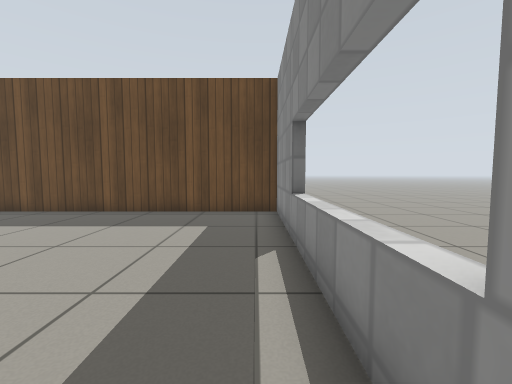
[1] (above)

24 first-person views from a walk through a robot-simulator world made for Gazebo. The camera is 0.72 m above the floor, tilts 4° down and sees 90° across. The floor is counted in squares, 0.5 m on a side. Each view is taken from the middle of a square. On the plan, view 1 faces up. The plan holds only what a view shows up to about 13 squares ahead; the rest is blank. Gazebo's built-in surfaces are drawn with simple patterns.

[2]
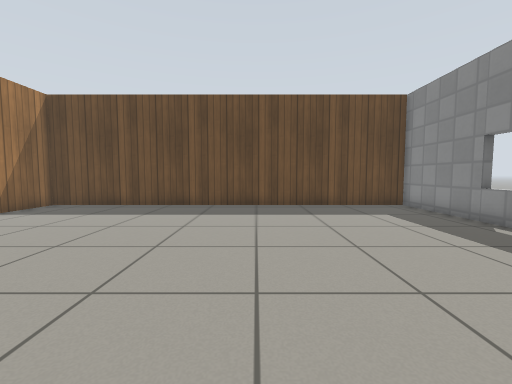

[3]
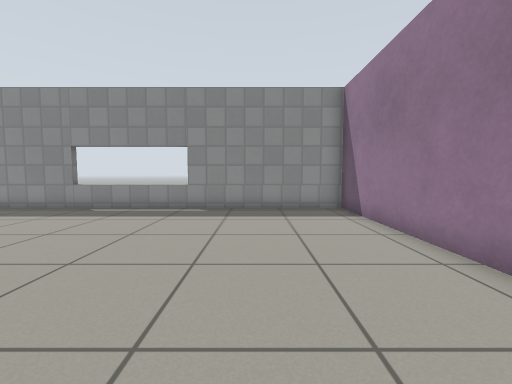

[4]
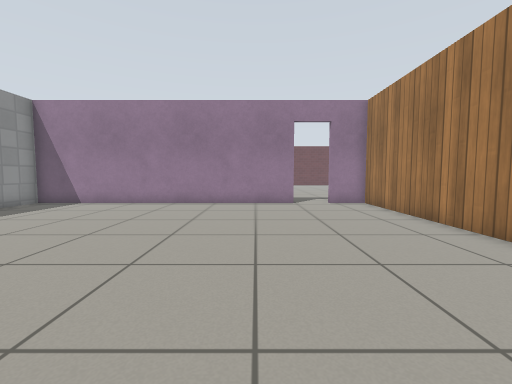

[5]
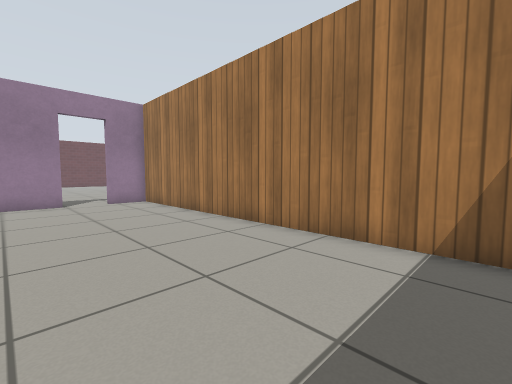

[6]
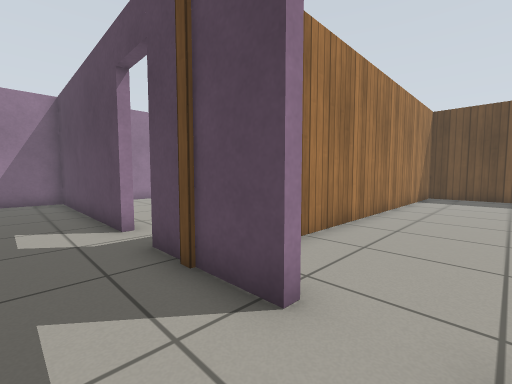

[7]
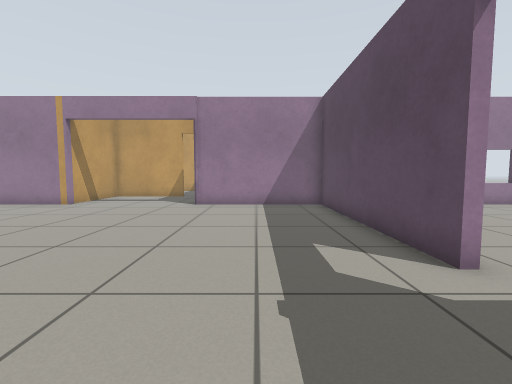

[8]
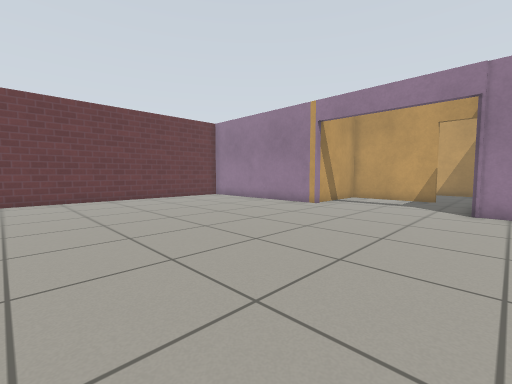

[9]
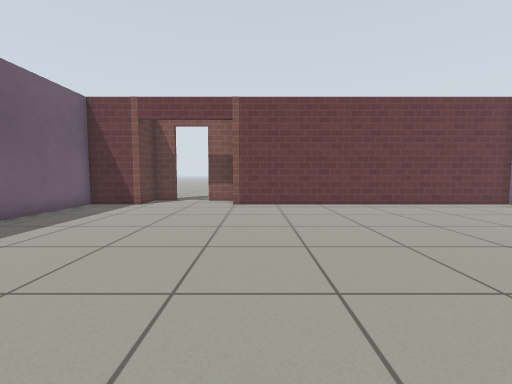

[10]
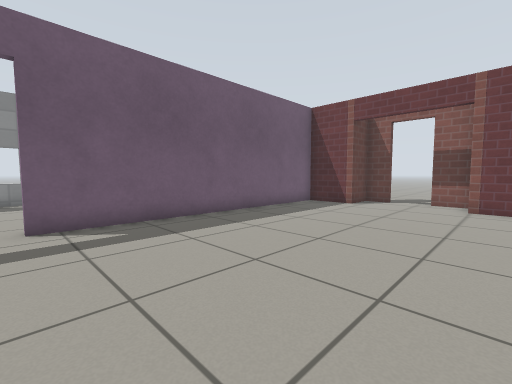

[11]
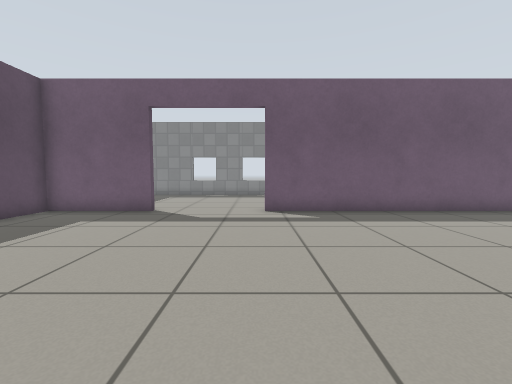

[12]
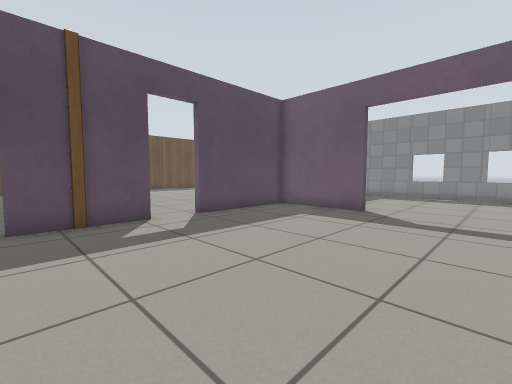

[13]
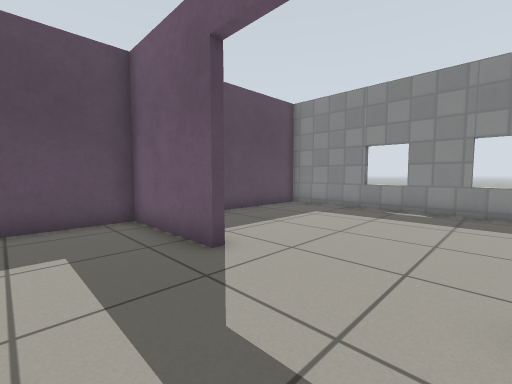

[14]
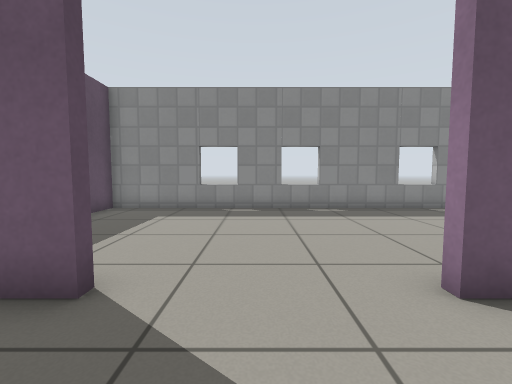

[15]
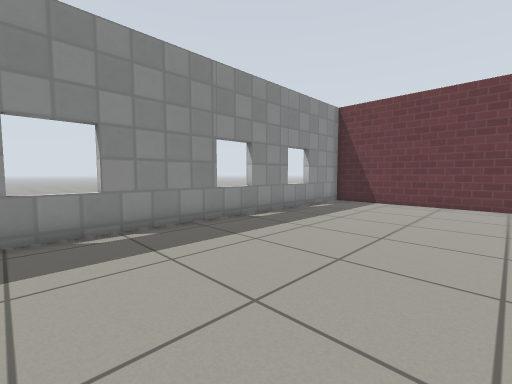

[16]
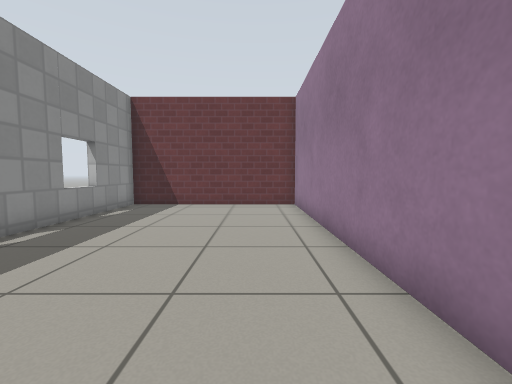

[17]
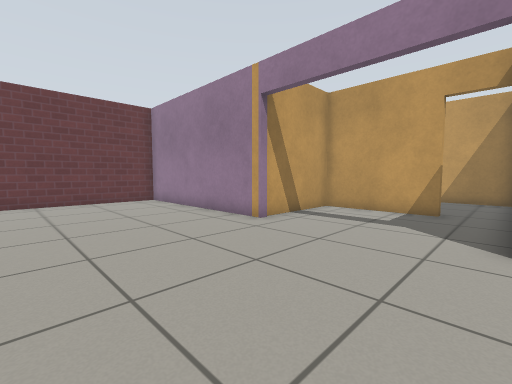

[18]
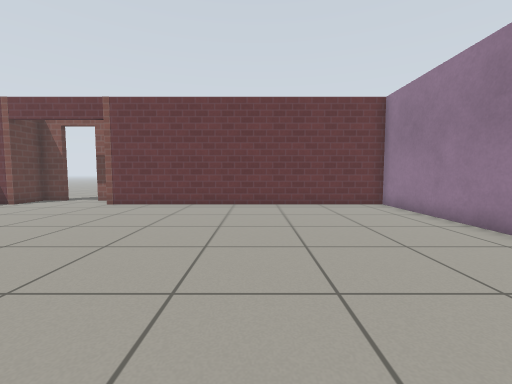

[19]
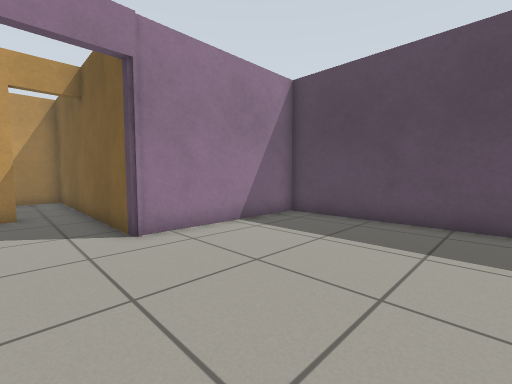

[20]
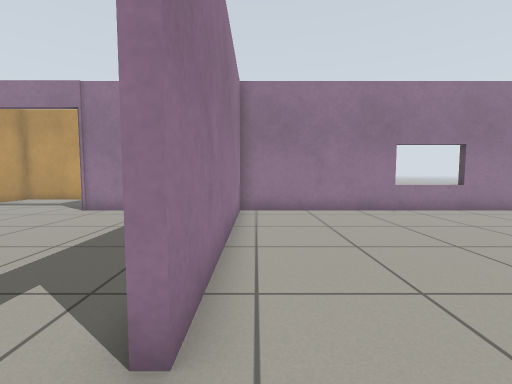

[21]
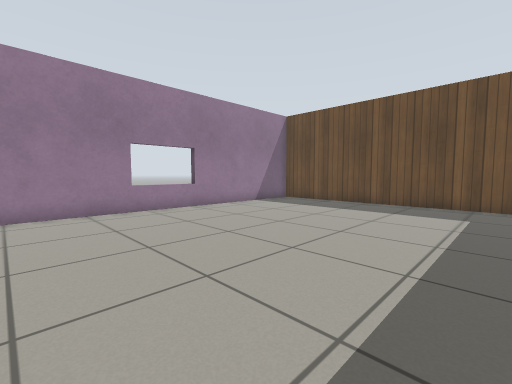

[22]
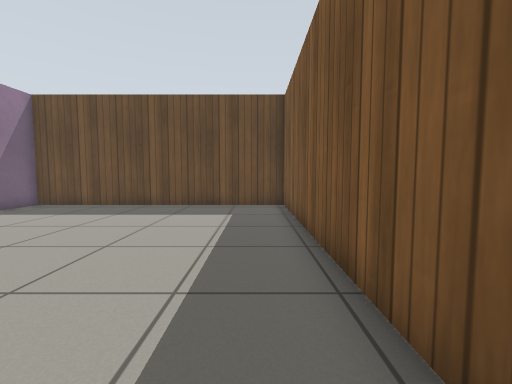

[23]
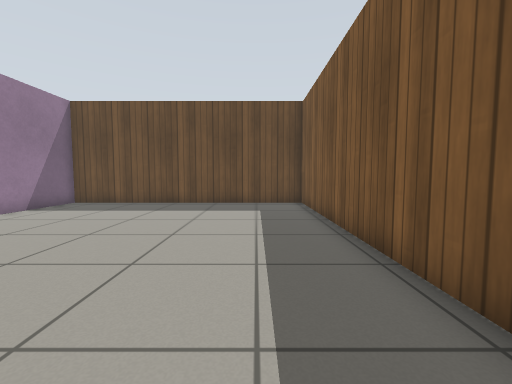

[24]
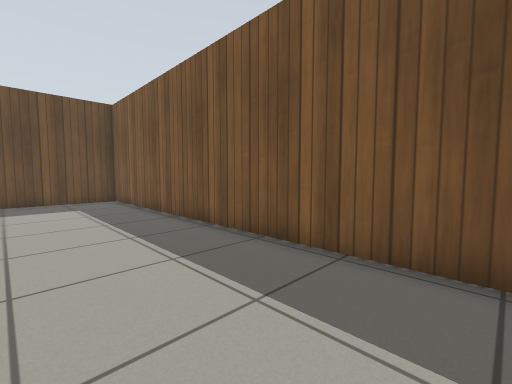

### Floor plan
Ten units are one square. View 1 is at (0, 0); x grows to the right and y downward. Boxes are objects, and circles mark ways between rooms. Rooms are numbered by the first view taken in them; rooms with no view inside come last. Other rooms are left out.
<svg viewBox="-321 -103 334 388">
<path fill="none" stroke="#000" d="M-119 56 8 56 8 -98 -154 -98 -154 56 -137 56M-188 59 -271 59 -271 119M-271 179 -271 261 -139 261M-137 59 -170 59M-71 100 -71 59 -119 59M-95 261 -71 261 -71 144M-68 158 -68 261 8 261 8 59 -37 59M-157 51 -157 -98 -271 -98 -271 56 -188 56M-314 136 -314 179 -271 179M-271 119 -316 119M-107 278 -101 278M-139 278 -124 278M-95 272 -95 261"/>
<circle cx="-125" cy="60" r="3" fill="#2a7"/>
<circle cx="-70" cy="120" r="3" fill="#2a7"/>
<circle cx="-175" cy="60" r="3" fill="#2a7"/>
<circle cx="-270" cy="145" r="3" fill="#2a7"/>
<circle cx="-120" cy="260" r="3" fill="#2a7"/>
<text x="-70" y="-20">1</text>
<text x="-170" y="160">2</text>
<text x="-30" y="160">3</text>
<text x="-220" y="-20">4</text>
<text x="-290" y="150">5</text>
<text x="-120" y="270">6</text>
</svg>
Room 1 opens to room 2. Room 2 opens to room 3. Room 2 opens to room 4. Room 2 opens to room 5. Room 2 opens to room 6.

Where each view was taken, in squares from view 1:
view 1: 0 up, 0 right, facing up
view 2: 2 down, 6 left, facing up
view 3: 2 down, 10 left, facing right
view 4: 7 up, 10 left, facing down
view 5: 8 up, 10 left, facing down-left
view 6: 8 down, 12 left, facing up-left
view 7: 9 down, 15 left, facing left
view 8: 11 down, 16 left, facing down-left
view 9: 14 down, 15 left, facing down
view 10: 14 down, 15 left, facing down-right
view 11: 14 down, 17 left, facing right
view 12: 14 down, 17 left, facing up-right
view 13: 14 down, 10 left, facing up-right
view 14: 12 down, 10 left, facing right
view 15: 13 down, 6 left, facing down-right
view 16: 14 down, 5 left, facing down
view 17: 12 down, 21 left, facing down-left
view 18: 14 down, 21 left, facing down
view 19: 14 down, 21 left, facing up-left
view 20: 5 down, 17 left, facing left
view 21: 3 down, 17 left, facing up-left
view 22: 2 down, 17 left, facing up
view 23: 3 down, 18 left, facing up
view 24: 5 down, 20 left, facing up-right
